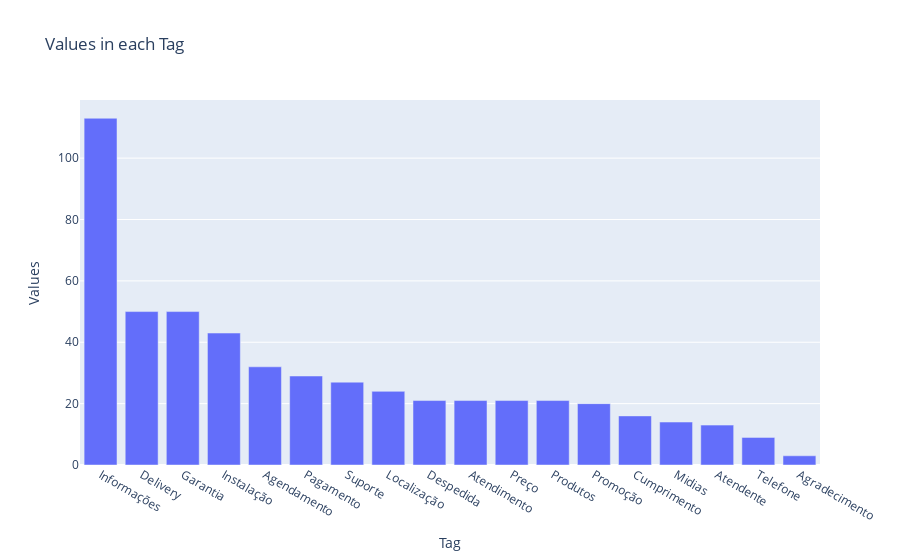

Notebook source saved alongside this figure:
### Code cell
import plotly.graph_objects as go

fig = go.Figure([go.Bar(x=y.value_counts().index, y=y.value_counts().tolist())])
fig.update_layout(
    title="Values in each Tag",
    xaxis_title="Tag",
    yaxis_title="Values")
fig.show()

### Figure 1 — Plotly figure (JSON) as saved in the notebook; plotly's stock layout.template omitted (floating-point values rounded to 4 significant figures)
{"data": [{"type": "bar", "x": ["Informações", "Delivery", "Garantia", "Instalação", "Agendamento", "Pagamento", "Suporte", "Localização", "Despedida", "Atendimento", "Preço", "Produtos", "Promoção", "Cumprimento", "Midias", "Atendente", "Telefone", "Agradecimento"], "y": [113, 50, 50, 43, 32, 29, 27, 24, 21, 21, 21, 21, 20, 16, 14, 13, 9, 3]}], "layout": {"title": {"text": "Values in each Tag"}, "xaxis": {"title": {"text": "Tag"}}, "yaxis": {"title": {"text": "Values"}}}}
